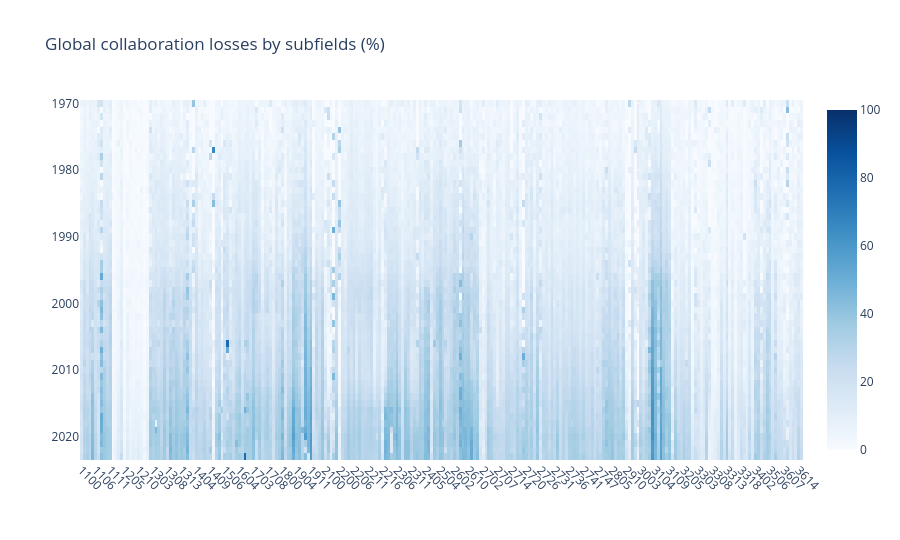

Notebook code for this chart:
### Code cell
fig = uf.plotly_heatmap(
    df_loss,
    x_labels=df_prob_ind.columns.astype(str),
    y_labels=df_prob_ind.index,
    x_type="subfield",
    z_min=0, z_max=100,
    line_height=10,
    colorscale="non-symmetric",
    title="Global collaboration losses by subfields (%)"
)
fig.show()
# fig.write_image("../images/global_collaboration_losses_all_1970_2023.png",
#                 width=1200, height=600, scale=2)

### Figure 1 — Plotly figure (JSON) as saved in the notebook; plotly's stock layout.template omitted (floating-point values rounded to 4 significant figures; data arrays with more than 128 entries replaced by an {"elided": "..."} marker saying what was removed)
{"data": [{"colorscale": [[0.0, "rgb(247,251,255)"], [0.125, "rgb(222,235,247)"], [0.25, "rgb(198,219,239)"], [0.375, "rgb(158,202,225)"], [0.5, "rgb(107,174,214)"], [0.625, "rgb(66,146,198)"], [0.75, "rgb(33,113,181)"], [0.875, "rgb(8,81,156)"], [1.0, "rgb(8,48,107)"]], "customdata": {"elided": "54x252x2 mixed values"}, "hovertemplate": "<b>X: </b>%{customdata[0]}<br><b>Y: </b>%{customdata[1]}<br><b>Z: </b> %{z:.3f}<br><extra></extra>", "x": {"elided": "252 str values"}, "y": [1970, 1971, 1972, 1973, 1974, 1975, 1976, 1977, 1978, 1979, 1980, 1981, 1982, 1983, 1984, 1985, 1986, 1987, 1988, 1989, 1990, 1991, 1992, 1993, 1994, 1995, 1996, 1997, 1998, 1999, 2000, 2001, 2002, 2003, 2004, 2005, 2006, 2007, 2008, 2009, 2010, 2011, 2012, 2013, 2014, 2015, 2016, 2017, 2018, 2019, 2020, 2021, 2022, 2023], "z": {"elided": "54x252 float values"}, "zmax": 100, "zmin": 0, "type": "heatmap"}], "layout": {"xaxis": {"tickangle": 45, "automargin": true}, "yaxis": {"autorange": "reversed", "automargin": true}, "title": {"text": "Global collaboration losses by subfields (%)"}, "height": 540}}
